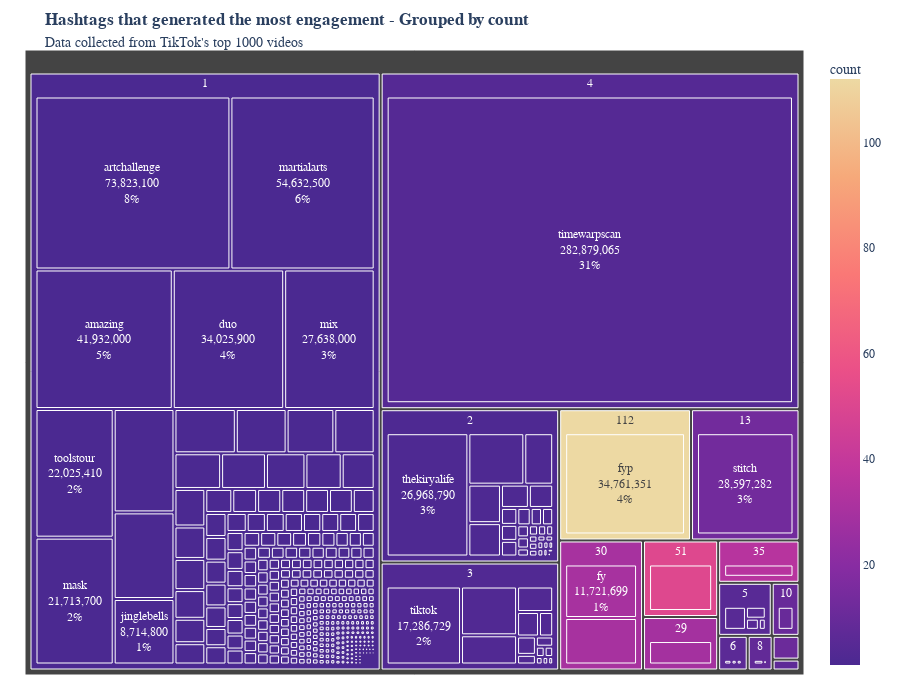

The code cell stored with this chart in its notebook:
### Code cell
fig3 = px.treemap(flat,
                 path = ['count', "hashtag.name"],
                 values = 'totalEngagement', 
                 width=900, height=700,
                 color_continuous_scale= px.colors.sequential.Agsunset,
                 color = "count"
                 )

fig3.data[0].textinfo = 'value+percent root+label'
fig3.update_layout(
    font_family="Georgia",
    title_font_family="Georgia",
    uniformtext=dict(minsize=12, mode='hide'),
    margin = dict(t=50, l=25, r=25, b=25),
    title= format_title("Hashtags that generated the most engagement - Grouped by count", "Data collected from TikTok's top 1000 videos"),
    #root_color="lightgrey"

)

fig3.data[0].hovertemplate = 'Hashtag: %{label}'


fig3.update_traces(
    textposition="middle center", selector=dict(type='treemap'),
    )


fig3.show()

### Figure 1 — Plotly figure (JSON) as saved in the notebook; plotly's stock layout.template omitted (floating-point values rounded to 4 significant figures; data arrays with more than 128 entries replaced by an {"elided": "..."} marker saying what was removed)
{"data": [{"branchvalues": "total", "customdata": {"elided": "440x1 int values"}, "domain": {"x": [0, 1], "y": [0, 1]}, "hovertemplate": "Hashtag: %{label}", "ids": {"elided": "440 str values"}, "labels": {"elided": "440 str values"}, "marker": {"coloraxis": "coloraxis", "colors": {"elided": "440 int values"}}, "name": "", "parents": {"elided": "440 str values"}, "textinfo": "value+percent root+label", "textposition": "middle center", "type": "treemap", "values": {"elided": "440 int values"}}], "layout": {"coloraxis": {"colorbar": {"title": {"text": "count"}}, "colorscale": [[0, "rgb(75, 41, 145)"], [0.1667, "rgb(135, 44, 162)"], [0.3333, "rgb(192, 54, 157)"], [0.5, "rgb(234, 79, 136)"], [0.6667, "rgb(250, 120, 118)"], [0.8333, "rgb(246, 169, 122)"], [1, "rgb(237, 217, 163)"]]}, "font": {"family": "Georgia"}, "height": 700, "legend": {"tracegroupgap": 0}, "margin": {"b": 25, "l": 25, "r": 25, "t": 50}, "title": {"text": "<b>Hashtags that generated the most engagement - Grouped by count</b><br><span style=\"font-size: 14px;\">Data collected from TikTok's top 1000 videos</span>"}, "uniformtext": {"minsize": 12, "mode": "hide"}, "width": 900}}
